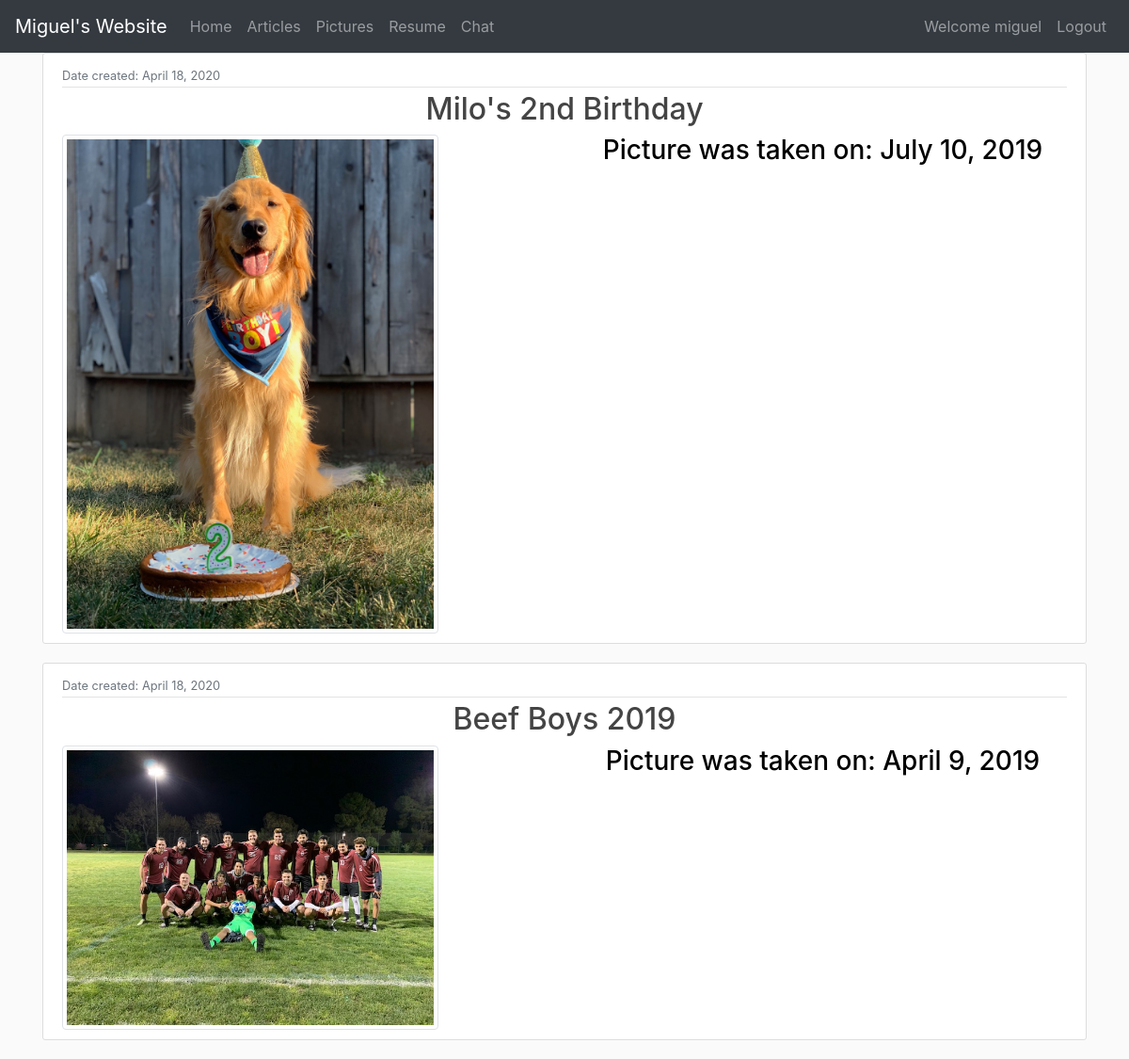
/pictures/ (signed in), run on the app's committed database.
### myapp/models.py (models this page shows, shortened)
class Pictures(models.Model):
    description = models.CharField(max_length=100)
    datePosted = models.DateTimeField(auto_now_add=True)
    dateTaken = models.DateField()
    picture = models.ImageField(null=True, blank=True)

### myapp/views.py (the view)
# urls.py: path('pictures/', views.pictures, name = 'Pictures'),
def pictures(request):
    context = {
        'pictures': Pictures.objects.all(),
    }
    return render(request, 'myapp/pictures.html', context)

### myapp/templates/myapp/pictures.html
{% extends "myapp/base.html" %}
{% block content %}
{% for picture in pictures %}
<article class="media content-section">
    <div class="media-body">
        <div class="article-metadata">
            <small class="text-muted"> Date created: {{ picture.datePosted|date:"F d, Y" }}</small>
        </div>
        <h2><a class="article-title" href="#">{{ picture.description }}</a></h2>
        <div class="row">
            <div class="col-md-6">
                <img src="{{ picture.picture }}" class="img-thumbnail" height=400 width = 400/>
            </div>
            <div class="col-md-6">
                <h3> Picture was taken on: {{ picture.dateTaken }} </h3>
            </div>
        </div>
    </div>
</article>
{% endfor %}
{% endblock content %}

### myapp/templates/myapp/base.html (shortened to what this page needs)
{% load static %}
<!DOCTYPE html>
<html>
  <head>
     <link rel="stylesheet" href="https://stackpath.bootstrapcdn.com/bootstrap/4.4.1/css/bootstrap.min.css">
     <link href="https://stackpath.bootstrapcdn.com/font-awesome/4.7.0/css/font-awesome.min.css" rel="stylesheet">
     <link rel="stylesheet" type="text/css" href="{% static 'css/app.css'%}"
     <title></title>
  </head>
  <body>
        <nav class="navbar navbar-expand-md navbar-dark bg-dark">
          <a href="{% url 'Home' %}" class="navbar-brand">Miguel's Website</a>
          <div class="collapse navbar-collapse" id="navbarCollapse">
              <div class="navbar-nav">
                  <a href="{% url 'Home' %}" class="nav-item nav-link">Home</a>
                  <a href="{% url 'Articles' %}" class="nav-item nav-link">Articles</a>
                  <a href="{% url 'Pictures' %}" class="nav-item nav-link">Pictures</a>
                  <a href="{% url 'Resume' %}" class="nav-item nav-link">Resume</a>
                  <a href="{% url 'Chat' %}" class="nav-item nav-link">Chat</a>
              </div>
              <div class="navbar-nav ml-auto">
                  {% if user.is_authenticated %}
                    <a class="nav-item nav-link">Welcome {{user.username}}</a>
                  {% else %}
                    <a class="nav-item nav-link">Welcome Guest</a>
                  {% endif %}
                  {% if user.is_authenticated %}
                  <a href="{% url 'Logout' %}" class="nav-item nav-link">Logout</a>
                  {% else %}
                  <a href="{% url 'Login' %}" class="nav-item nav-link">Login</a>
                  <a href="{% url 'Register' %}" class="nav-item nav-link">Register</a>
                  {% endif %}
              </div>
          </div>
      </nav>
      <div class = "container">
        {% block content%}
        {% endblock %}
      </div>
  </body>
</html>

### myapp/static/css/app.css (style rules this page uses)
html { scroll-behavior: smooth; }
body { background: #fafafa; color: black; }
h1, h2, h3, h4, h5, h6 { color: black; text-align: center; }
.content-section { background: #ffffff; padding: 10px 20px; border: 1px solid #dddddd; border-radius: 3px; margin-bottom: 20px; }
.article-title { color: #444444; }
.article-metadata { padding-bottom: 1px; margin-bottom: 4px; border-bottom: 1px solid #e3e3e3 }

### data on the page
Pictures: datePosted "April 18, 2020", description "Milo's 2nd Birthday", picture (picture), dateTaken "July 10, 2019"
Pictures: datePosted "April 18, 2020", description "Beef Boys 2019", picture (picture), dateTaken "April 9, 2019"

### other printed values
{{ user.username }} "miguel"
